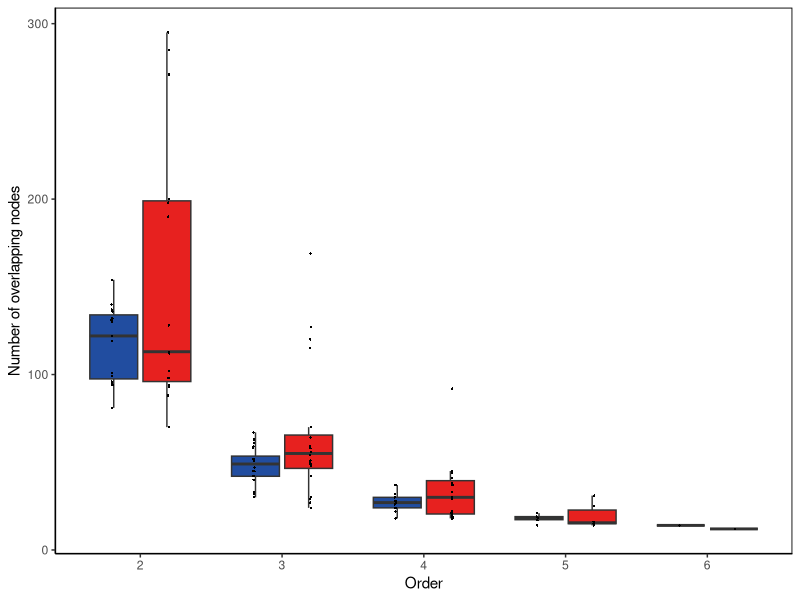
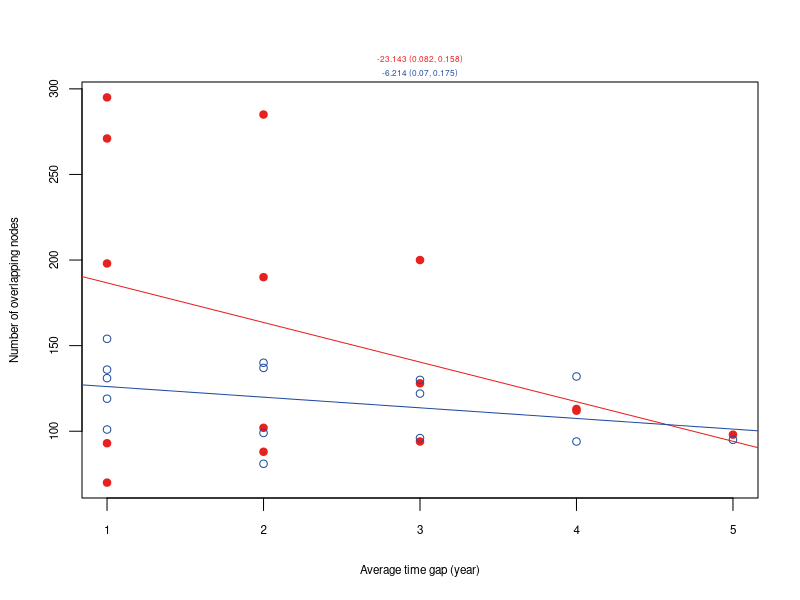
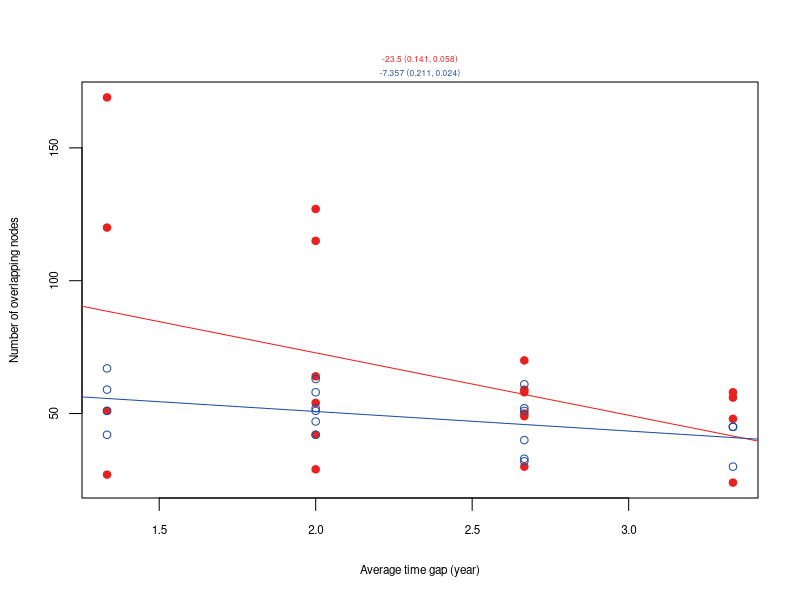
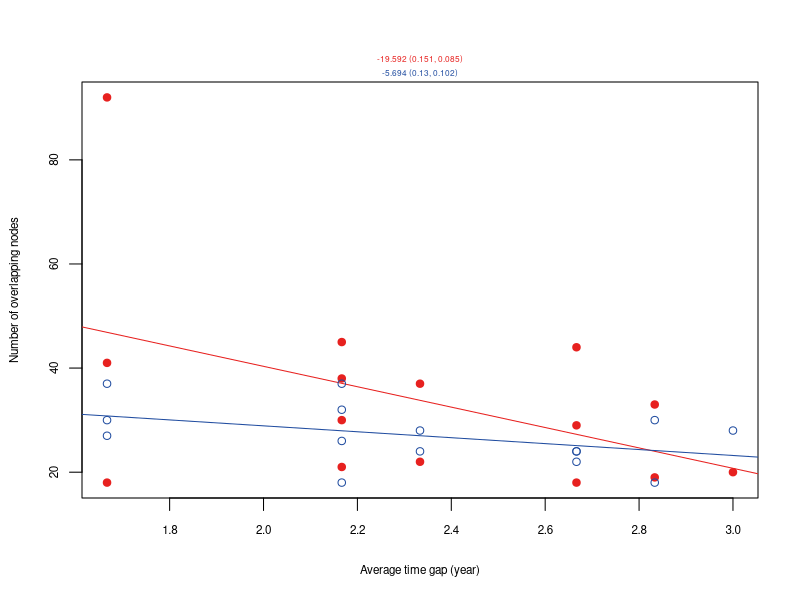
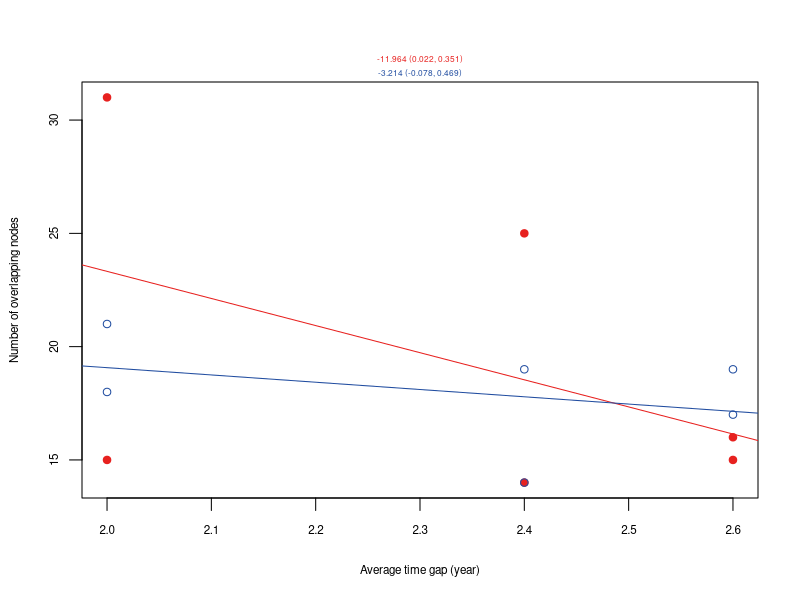
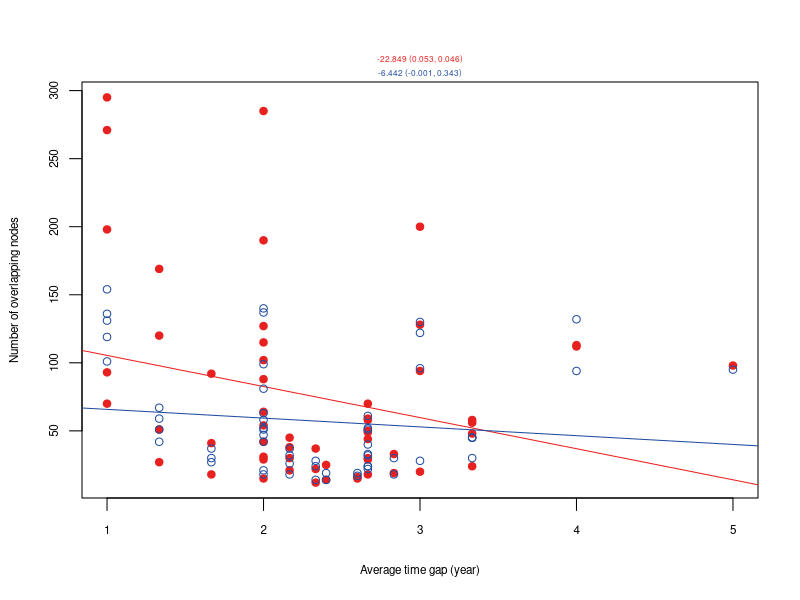

These figures' R source, in order:
# The node overlap calculation follows the concept of Zeta diversity in Hui and McGeoch American Naturalist 2014.
# contributor: Maggie Yuan

library(ggplot2)

setwd("/Users/maggieyuan/Documents/!annual_network/GitHub/ExtendedDataFig5.constancy/")

tb = read.table("input_file/NetworkNodeTable_AllNetworks.txt", header=T, sep="\t")
head(tb)

nwlist = unique(tb$year_trt)
clist = nwlist[c(1,2,4,6,8,10)]
wlist = nwlist[c(1,3,5,7,9,11)]

c2 = combn(c(1:6), 2)
c3 = combn(c(1:6), 3)
c4 = combn(c(1:6), 4)
c5 = combn(c(1:6), 5)
c6 = combn(c(1:6), 6)

overlap <- function(id, tb, list){
  otu_overlap = tb$Name[which(tb$year_trt==list[id[1]])]
  for (i in 2:length(id)){
    otu = tb$Name[which(tb$year_trt==list[id[i]])]
    otu_overlap = intersect(otu_overlap, otu)
  }
  return(length(otu_overlap))
}

# control
overlap2 = apply(c2, 2, FUN=overlap, tb=tb, list=clist)
overlap3 = apply(c3, 2, FUN=overlap, tb=tb, list=clist)
overlap4 = apply(c4, 2, FUN=overlap, tb=tb, list=clist)
overlap5 = apply(c5, 2, FUN=overlap, tb=tb, list=clist)
overlap6 = apply(c6, 2, FUN=overlap, tb=tb, list=clist)

dist2 = apply(c2, 2, FUN=dist)
dist3 = colMeans(apply(c3, 2, FUN=dist))
dist4 = colMeans(apply(c4, 2, FUN=dist))
dist5 = colMeans(apply(c5, 2, FUN=dist))
dist6 = colMeans(apply(c6, 2, FUN=dist))

ol_c_full = data.frame(
  overlap = c(overlap2, overlap3, overlap4, overlap5, overlap6),
  gap = c(dist2, dist3, dist4, dist5, dist6),
  zeta = rep(c(2,3,4,5,6), times=c(length(overlap2), length(overlap3), length(overlap4), length(overlap5), length(overlap6)))
)
ol_c_full$warming = rep("control", nrow(ol_c_full))

mean2 = aggregate(overlap2, by=list(dist2), FUN=mean)
mean3 = aggregate(overlap3, by=list(dist3), FUN=mean)
mean4 = aggregate(overlap4, by=list(dist4), FUN=mean)
mean5 = aggregate(overlap5, by=list(dist5), FUN=mean)
mean6 = aggregate(overlap6, by=list(dist6), FUN=mean)

ol_c = rbind(mean2, mean3, mean4, mean5, mean6)
ol_c$zeta = rep(c(2,3,4,5,6), times=c(nrow(mean2), nrow(mean3), nrow(mean4), nrow(mean5), nrow(mean6)))
ol_c$warming = rep("control", nrow(ol_c))

# warming
overlap2 = apply(c2, 2, FUN=overlap, tb=tb, list=wlist)
overlap3 = apply(c3, 2, FUN=overlap, tb=tb, list=wlist)
overlap4 = apply(c4, 2, FUN=overlap, tb=tb, list=wlist)
overlap5 = apply(c5, 2, FUN=overlap, tb=tb, list=wlist)
overlap6 = apply(c6, 2, FUN=overlap, tb=tb, list=wlist)

dist2 = apply(c2, 2, FUN=dist)
dist3 = colMeans(apply(c3, 2, FUN=dist))
dist4 = colMeans(apply(c4, 2, FUN=dist))
dist5 = colMeans(apply(c5, 2, FUN=dist))
dist6 = colMeans(apply(c6, 2, FUN=dist))

ol_w_full = data.frame(
  overlap = c(overlap2, overlap3, overlap4, overlap5, overlap6),
  gap = c(dist2, dist3, dist4, dist5, dist6),
  zeta = rep(c(2,3,4,5,6), times=c(length(overlap2), length(overlap3), length(overlap4), length(overlap5), length(overlap6)))
)
ol_w_full$warming = rep("warming", nrow(ol_c_full))


mean2 = aggregate(overlap2, by=list(dist2), FUN=mean)
mean3 = aggregate(overlap3, by=list(dist3), FUN=mean)
mean4 = aggregate(overlap4, by=list(dist4), FUN=mean)
mean5 = aggregate(overlap5, by=list(dist5), FUN=mean)
mean6 = aggregate(overlap6, by=list(dist6), FUN=mean)

ol_w = rbind(mean2, mean3, mean4, mean5, mean6)
ol_w$zeta = rep(c(2,3,4,5,6), times=c(nrow(mean2), nrow(mean3), nrow(mean4), nrow(mean5), nrow(mean6)))
ol_w$warming = rep("warming", nrow(ol_w))

ol = rbind(ol_c, ol_w)
ol_full = rbind(ol_c_full, ol_w_full)

write.csv(ol_full, "node_overlap.csv")

# plot Extended Data Fig.5b - node overlap
ggplot(ol_full, aes(x = factor(zeta), y=overlap, fill=warming)) +
  geom_boxplot(alpha=1, outlier.shape = NA) +
  geom_jitter(shape=16, size=0.5,  position=position_jitterdodge(jitter.width = 0.01, dodge.width = 0.8)) +
  scale_fill_manual(values=c("#214da0", "#e7211f")) +
  labs(x="Order", y = "Number of overlapping nodes") +
  theme(axis.line = element_line(colour = "black"),
        panel.grid.major = element_blank(),
        panel.grid.minor = element_blank(),
        #panel.border = element_blank(),
        panel.background = element_blank(),
        panel.border = element_rect(colour = "black", fill=NA, size=0.6),
        legend.position="none")

# plot Extended Data Fig.5c - node overlap
get_text <- function(y, x){
  lm = lm(y~x)
  lm_p = round(summary(lm)$coefficients[2,4],3)
  lm_r = round(summary(lm)$adj.r.squared,3)
  lm_s = round(summary(lm)$coefficients[2,1],3)
  txt = paste(lm_s, " (", lm_r, ", ", lm_p, ")", sep="")
  return(txt)
}

plot_op_full <- function(xc, yc, xw, yw){
  yl=c(min(yc, yw), max(yc, yw))

  plot(yw~xw, ylim=yl, ylab="Number of overlapping nodes", xlab="Average time gap (year)", pch=19, cex.axis=0.7, cex.lab=0.7, tck=-0.03, col="#e7211f")
  abline(lm(yw~xw), col="#e7211f")

  points(yc~xc, col="#214da0")
  abline(lm(yc~xc), col="#214da0")

  txt1 = get_text(yw,xw)
  txt2 = get_text(yc,xc)
  mtext(txt1, side=3, line=0.8, cex=0.5, col="#e7211f")
  mtext(txt2, side=3, line=0.1, cex=0.5, col="#214da0")
}

plot_op_full(xc=ol_full$gap[which(ol_full$warming=="control" & ol_full$zeta==2)],
             yc=ol_full$overlap[which(ol_full$warming=="control" & ol_full$zeta==2)],
             xw=ol_full$gap[which(ol_full$warming=="warming" & ol_full$zeta==2)],
             yw=ol_full$overlap[which(ol_full$warming=="warming" & ol_full$zeta==2)])

plot_op_full(xc=ol_full$gap[which(ol_full$warming=="control" & ol_full$zeta==3)],
             yc=ol_full$overlap[which(ol_full$warming=="control" & ol_full$zeta==3)],
             xw=ol_full$gap[which(ol_full$warming=="warming" & ol_full$zeta==3)],
             yw=ol_full$overlap[which(ol_full$warming=="warming" & ol_full$zeta==3)])

plot_op_full(xc=ol_full$gap[which(ol_full$warming=="control" & ol_full$zeta==4)],
             yc=ol_full$overlap[which(ol_full$warming=="control" & ol_full$zeta==4)],
             xw=ol_full$gap[which(ol_full$warming=="warming" & ol_full$zeta==4)],
             yw=ol_full$overlap[which(ol_full$warming=="warming" & ol_full$zeta==4)])

plot_op_full(xc=ol_full$gap[which(ol_full$warming=="control" & ol_full$zeta==5)],
             yc=ol_full$overlap[which(ol_full$warming=="control" & ol_full$zeta==5)],
             xw=ol_full$gap[which(ol_full$warming=="warming" & ol_full$zeta==5)],
             yw=ol_full$overlap[which(ol_full$warming=="warming" & ol_full$zeta==5)])

plot_op_full(xc=ol_full$gap[which(ol_full$warming=="control")],
             yc=ol_full$overlap[which(ol_full$warming=="control")],
             xw=ol_full$gap[which(ol_full$warming=="warming")],
             yw=ol_full$overlap[which(ol_full$warming=="warming")])

wilcox.test(ol_full$overlap[which(ol_full$zeta==2 & ol_full$warming=="control")], ol_full$overlap[which(ol_full$zeta==2 & ol_full$warming=="warming")])
wilcox.test(ol_full$overlap[which(ol_full$zeta==3 & ol_full$warming=="control")], ol_full$overlap[which(ol_full$zeta==3 & ol_full$warming=="warming")])
wilcox.test(ol_full$overlap[which(ol_full$zeta==4 & ol_full$warming=="control")], ol_full$overlap[which(ol_full$zeta==4 & ol_full$warming=="warming")])
wilcox.test(ol_full$overlap[which(ol_full$zeta==5 & ol_full$warming=="control")], ol_full$overlap[which(ol_full$zeta==5 & ol_full$warming=="warming")])
wilcox.test(ol_full$overlap[which(ol_full$warming=="control")], ol_full$overlap[which(ol_full$warming=="warming")])
